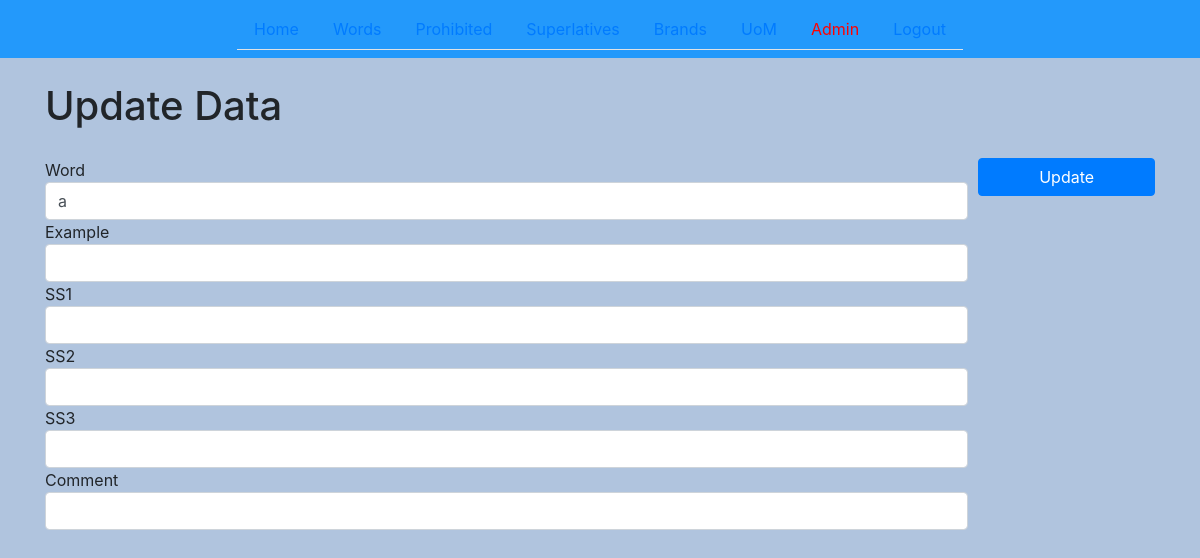
/update/superlatives/1 (signed in), run on an earlier commit of the app's database.
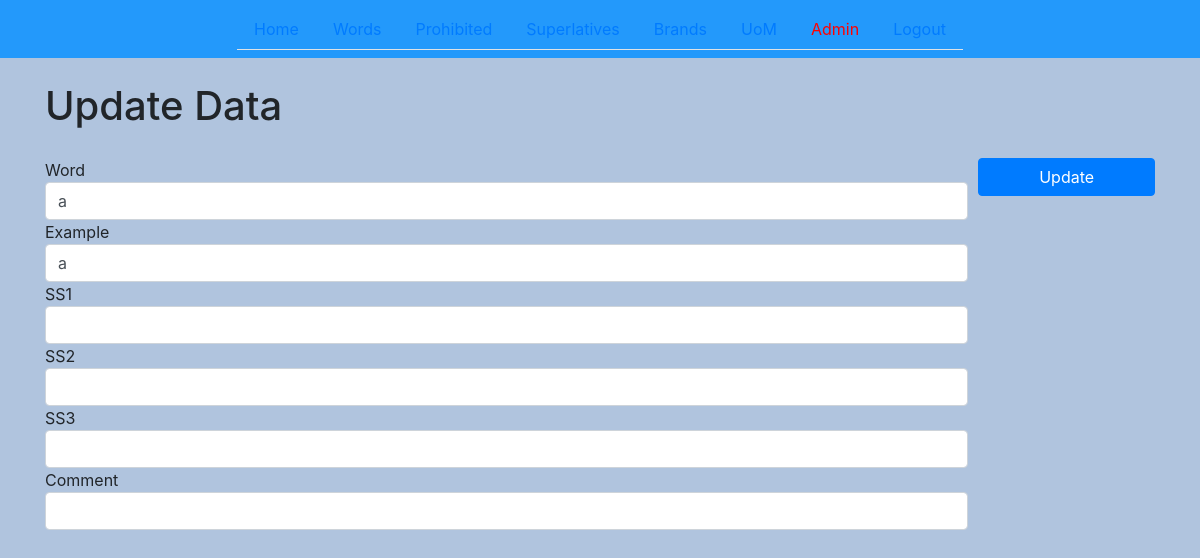
And on a later commit of the database.
### models.py (models this page shows)
class Superlatives(db.Model):
    id = db.Column(db.Integer, primary_key=True)
    word = db.Column(db.String(120), nullable=False, unique=True)
    example = db.Column(db.String(120), nullable=True)
    ss1 = db.Column(db.String(120), nullable=True)
    ss2 = db.Column(db.String(120), nullable=True)
    ss3 = db.Column(db.String(120), nullable=True)
    comment = db.Column(db.String(120), nullable=True)
    updated_by = db.Column(db.Integer, db.ForeignKey('user.id'), nullable=False)
    updated_when = db.Column(db.DateTime, nullable=False, default=datetime.utcnow)

### routes.py (the view)
@app.route('/update/superlatives/<int:id>', methods=['GET', 'POST'])
@login_required
def update(id):
    superlatives = Superlatives.query.get_or_404(id)
    if request.method == 'POST':
        if request.form['word'] == '':
            return "Word cannot be empty"
        else:
            superlatives.word = request.form['word']
            superlatives.example = request.form['example']
            superlatives.ss1 = request.form['ss1']
            superlatives.ss2 = request.form['ss2']
            superlatives.ss3 = request.form['ss3']
            superlatives.comment = request.form['comment']
            superlatives.updated_by = request.form['updated_by']
        try:
            db.session.commit()
            return redirect('/superlatives')
        except sqlalchemy_exc.SQLAlchemyError:
            raise
    else:
        title = "Update Data"
        return render_template('updatesuperlatives.html', title=title, superlatives=superlatives)

### models.py (called while the page is built)
@login.user_loader
def load_user(id):
    return User.query.get(int(id))

### templates/updatesuperlatives.html (shortened to what this page needs)
{% extends 'base.html' %}
{% block content %}
<div class="container">
    <h1 class="my-4">Update Data</h1>
    <form action="/update/superlatives/{{ superlatives.id}}" method="POST">
        <div class="form-row">
            <div class="col-sm-10 my-1">
                Word<input type="text" class="form-control" name="word" id="word" value="{{ superlatives.word }}">
                Example<input type="text" class="form-control" name="example" id="example" value="{{ superlatives.example }}" >
                SS1<input type="text" class="form-control" name="ss1" id="ss1" value="{{ superlatives.ss1 }}" >
                SS2<input type="text" class="form-control" name="ss2" id="ss2" value="{{ superlatives.ss2 }}" >
                SS3<input type="text" class="form-control" name="ss3" id="ss3" value="{{ superlatives.ss3 }}" >
                Comment<input type="text" class="form-control" name="comment" id="comment" value="{{ superlatives.comment }}" >
             </div>
            <div class="col-sm-2 my-1">
                <button type="submit" class="btn btn-primary btn-block">Update</button>
            </div>
        </div>
    </form>
</div>
{% endblock content %}

What changed in the data, as far as the page shows it:
changed Superlatives: example (not shown) → "a"
